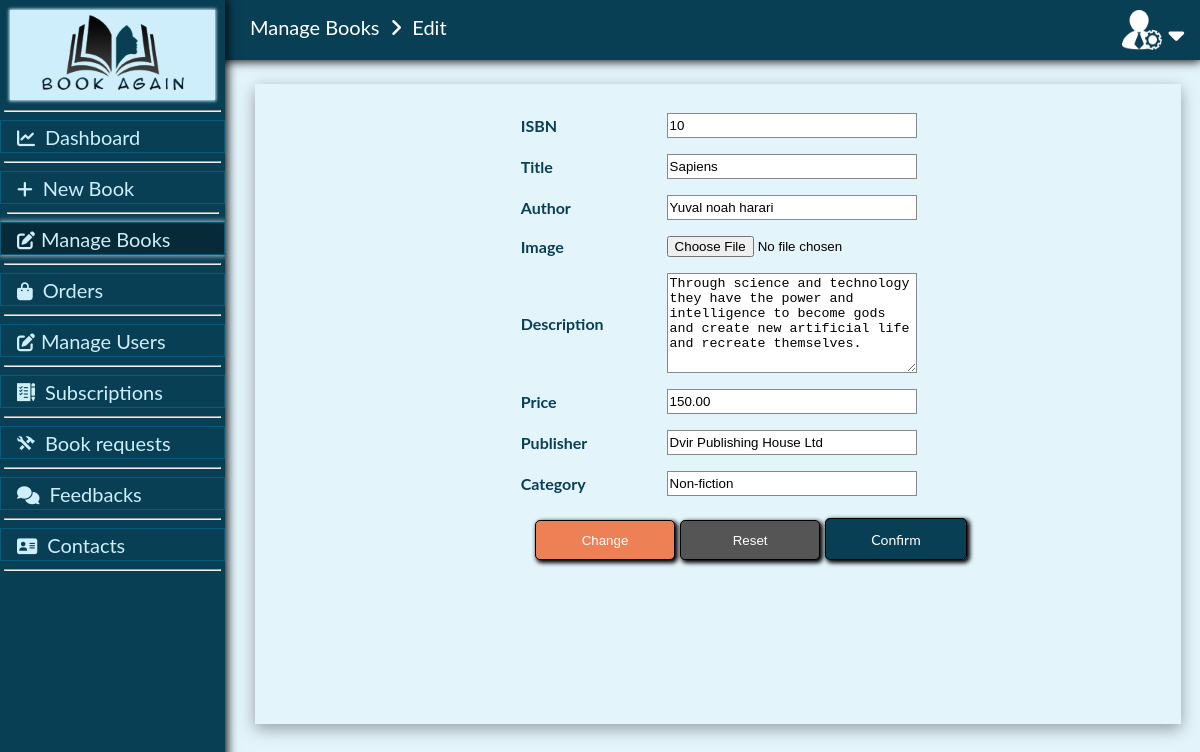
Screenshot of /editbooks.php?id=10 (signed in) with the database file from the repository.
### tables this page shows
CREATE TABLE `books` (
  `book_isbn` varchar(20) NOT NULL,
  `book_title` varchar(60) NOT NULL,
  `book_author` varchar(60) NOT NULL,
  `book_image` varchar(60) NOT NULL,
  `book_descr` text NOT NULL,
  `book_price` decimal(6,2) NOT NULL,
  `publisher_name` varchar(30) NOT NULL,
  `book_category` varchar(30) NOT NULL,
  `date_added` date DEFAULT NULL
);

### editbooks.php (the view, shortened to what this page needs)
<?php
$conn = mysqli_connect(getenv('HOSTNAME'),getenv('USERNAME'),getenv("PASSWORD"),getenv("DATABASE"));
if(isset($_GET['id'])){
		$book_isbn = $_GET['id'];
	} else {
		echo "Empty query!";
		exit;
	}
	$query = "SELECT * FROM books WHERE book_isbn = '$book_isbn'";
	$result = mysqli_query($conn, $query);
	$row = mysqli_fetch_assoc($result);
?>
<html>
<head>
<link href="adminpreloader.css" rel="stylesheet">
</head>
<body>
<body>
<div class="sidenav">
		<div class="sidebar">
  <div style="width: 205px;height: 90px;background-color: #CDEEFA;margin-left: 10px;box-shadow:0 0 3px 1px #CDEEFA;margin-bottom: 10px; ">
  <img src="images/logo2.png" alt="" style="margin-left: 31.5px;margin-top: 5px">
			</div>	  <hr size="2" width="215px;">
  <div id="activepage">
  <a href="dashboard.php" class="btn"><i class="fas fa-chart-line"></i>Dashboard</a><hr size="2" width="215px;">
  <a href="addbook.php" class="btn"><i class="fas fa-plus"></i>New Book</a><hr size="2" width="210px;">
  <a href="managebooks.php" class="btn active"><i class="fas fa-edit" style="padding-right: 6px;"></i>Manage Books</a><hr size="2" width="215px;">
	  <a href="orders.php" class="btn"><i class="fas fa-shopping-bag"></i>Orders</a><hr size="2" width="215px;">
  <a href="manageusers.php" class="btn"><i class="fas fa-edit" style="padding-right: 6px;"></i>Manage Users</a><hr size="2" width="215px;">
	  <a href="subscriptionrequests.php" class="btn"><span class="icon1-request-2" style="padding-right: 10px;"></span>Subscriptions</a><hr size="2" width="215px;">
  <a href="bookrequests.php" class="btn"><span class="icon1-iconfinder-icon" style="padding-right: 10px;"></span>Book requests</a><hr size="2" width="215px;">
  <a href="viewfeedbacks.php" class="btn"><i class="fas fa-comments"></i>Feedbacks</a><hr size="2" width="215px;">
	<a href="contactsupport.php" class="btn"><i class="fas fa-address-card"></i>Contacts</a><hr size="2" width="215px;">
		</div>
		</div>
</div>
<div class="topnav" style="width: 100%;height: 60px;background-color: #093F55;box-shadow: 0 0px 10px 1px black;">
	<div class="dropdown">
	<button class="openbtn" id="button" onclick="openNav()" style="cursor: pointer;float: right;font-size: 25px;background-color: #093F55;border: none;color: white; height: 60px;margin-top: 0;padding-top: 12px;"><i class="fas fa-caret-down"></i></button>
	</div>
	<img src="images/adminicon.png" alt="adminicon" class="avatar" style="float: right;height: 40px;width: 40px;padding-top: 10px;">
	<p style="margin-left: 250px;margin-top: 0;padding-top:15px;font-size: 20px;color: white"><a href="managebooks.php" style="text-decoration: none;color: white">Manage Books</a>&nbsp;&nbsp;<i class="fas fa-angle-right"></i>Edit</p>
	</div>
<div class="main">
<div class="innercontainer" style="width: 97%;height:80%;background-color:#E3F4FB;margin-left: 20px;margin-top: 24px;box-shadow: rgba(0, 0, 0, 0.35) 0px 5px 15px;">
<form method="post" action="editbook.php" enctype="multipart/form-data">
		<table class="table">
			<tr>
				<th>ISBN</th>
				<td><input type="text" name="isbn" value="<?php echo $row['book_isbn'];?>" readOnly="true" style="height: 25px;" id="isbn" onFocus="funA()" onBlur="funA1()"></td>
			</tr>
			<tr>
				<th>Title</th>
				<td><input type="text" name="title" value="<?php echo $row['book_title'];?>" required style="height: 25px;" id="title" onFocus="funB()" onBlur="funB1()"></td>
			</tr>
			<tr>
				<th>Author</th>
				<td><input type="text" name="author" value="<?php echo $row['book_author'];?>" required style="height: 25px;" id="author" onFocus="funC()" onBlur="funC1()"></td>
			</tr>
			<tr>
				<th>Image</th>
				<td><input type="file" name="image" style="border: none;"></td>
			</tr>
			<tr>
				<th>Description</th>
				<td><textarea name="descr" id="descr" onFocus="funD()" onBlur="funD1()"><?php echo $row['book_descr'];?></textarea>
			</tr>
			<tr>
				<th>Price</th>
				<td><input type="text" name="price" value="<?php echo $row['book_price'];?>" required style="height: 25px;" id="price" onFocus="funE()" onBlur="funE1()"></td>
			</tr>
			<tr>
				<th>Publisher</th>
				<td><input type="text" name="publisher" value="<?php echo $row['publisher_name']; ?>" required style="height: 25px;" id="publisher" onFocus="funF()" onBlur="funF1()"></td>
			</tr>
			<tr>
				<th>Category</th>
				<td><input type="text" name="category" value="<?php echo $row['book_category'];?>" required style="height: 25px;" id="category" onFocus="funG()" onBlur="funG1()"></td>
			</tr>
	</table>
	    <button type="submit" class="submit" name="submit" style="margin-left: 280px;">Change</button>
	    <button type="reset" class="clear" name="clear">Reset</button>
	    <a href="managebooks.php" class="confirm" style="">Confirm</a>
	</form>
</div>
	</div>
</body>
</html>

### editbooks.php (style rules this page uses)
body { font-family: "Lato", sans-serif; background-color: #E3F4FB; margin: 0; }
.sidenav { box-shadow: 0 1px 10px 2px black; background-color: #093F55; height: 100%; width: 225px; position: fixed; z-index: 1; top: 0; left: 0; overflow: hidden; padding-top:10px; }
.sidenav a { border: 0.1px solid #0A5B7A; margin:4px 0 4px; position: relative; padding: 3.5px 8px 3.5px 16px; text-decoration: none; font-size: 20px; color: #CDEEFA; display: block; }
.active, .btn:hover { box-shadow: 0px 0px 5px 1px #ADBFC6; background-color:#062A38; }
.fas { padding-right: 10px; }
.main { margin-left: 225px; font-size: 20px; padding: 0px 10px; }
.innercontainer button { margin-top: 15px; box-shadow: 2px 2px 4px 1px #000; cursor: pointer; text-align: center; width: 140px; height: 40px; border: 1px solid #000; border-radius: 5px; }
.confirm { text-decoration: none; background-color: #093F55; color: white; box-shadow: 2px 2px 4px 1px #000; border-radius: 5px; font-size: 14px; padding:11.5px 45px 11.5px 45px; border: 1px solid #000; }
.submit { background-color: #ED8155; color: white; }
.clear { background-color: #555; color: white; }
table { margin-left: auto; margin-right: auto; padding-top: 20px; }
td { padding: 7px 0px 7px 60px; }
th { text-align: left; color: #093F55 }
input { width: 250px; border:1px solid #888; }
textarea { width: 250px; height: 100px; border:1px solid #888; }
[class^="icon1-"], [class*=" icon1-"] { font-family: 'icomoon1' !important; speak: never; font-style: normal; font-weight: normal; font-variant: normal; text-transform: none; line-height: 1; -webkit-font-smoothing: antialiased; -moz-osx-font-smoothing: grayscale; }
.icon1-request-2:before { content: "\e900"; }
.icon1-iconfinder-icon:before { content: "\e902"; color: #cdeefa; }
.btn i { font-size: 18px; }
.btn span { font-size: 18px; }

### rows the page displays
books: isbn "10", title "Sapiens", author "Yuval noah harari", descr "Through science and technology they have the power and intelligence to become gods and create new artificial life and recreate themselves.", price "150.00", publisher "Dvir Publishing House Ltd", category "Non-fiction"
